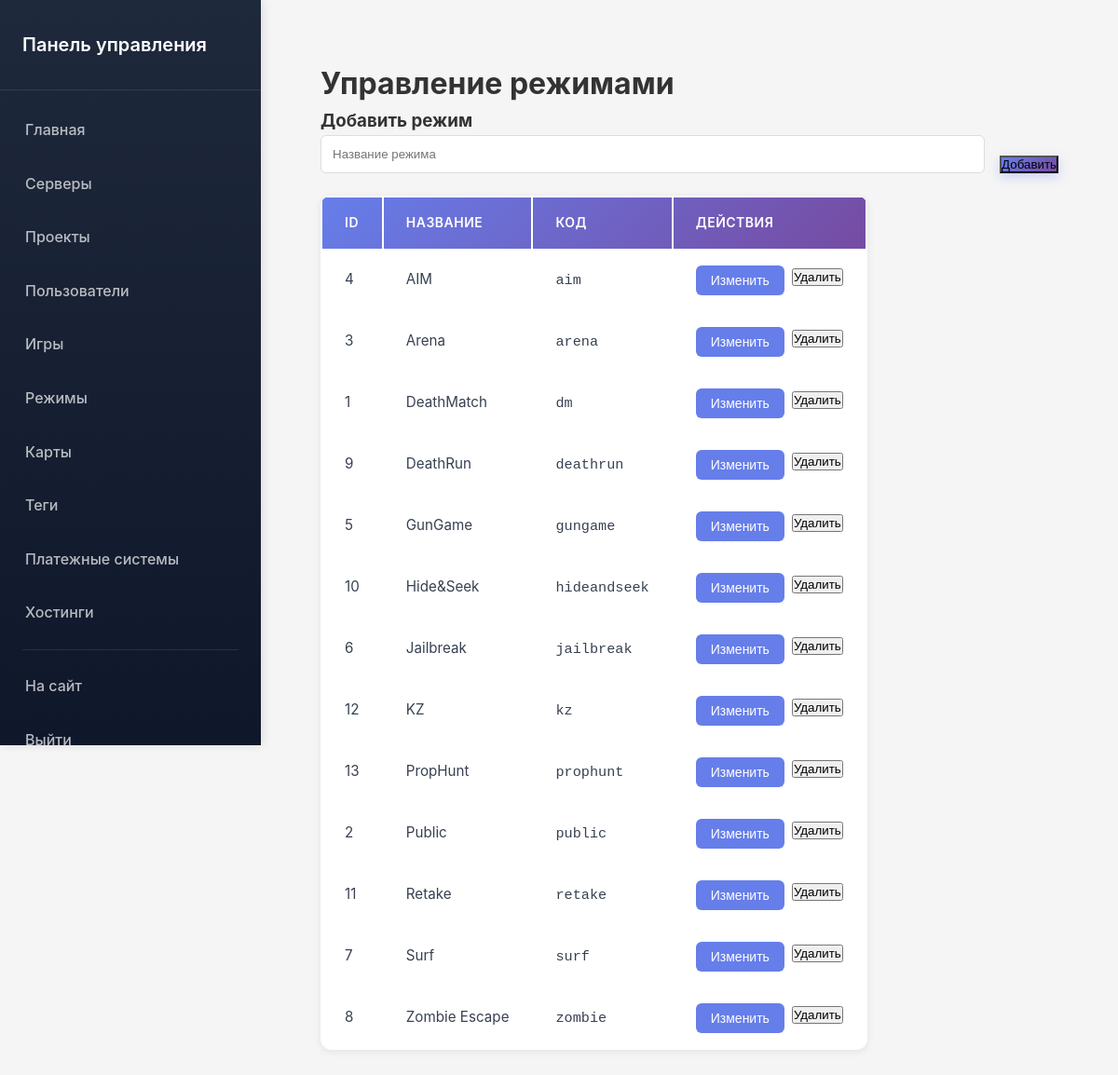
Page /admin/modes.php (signed in) on the committed database.
### tables this page shows
CREATE TABLE IF NOT EXISTS `game_modes` (
  `id` int(11) NOT NULL AUTO_INCREMENT,
  `name` varchar(50) NOT NULL,
  `code` varchar(30) NOT NULL,
  PRIMARY KEY (`id`),
  UNIQUE KEY `code` (`code`)
);

### admin/modes.php (the view, shortened to what this page needs)
<?php
$database = new Database();
$db = $database->getConnection();
$stmt = $db->query("
    SELECT * FROM game_modes
    ORDER BY name
");
$modes = $stmt->fetchAll();
require_once __DIR__ . '/includes/admin_header.php';
?>
<h1>Управление режимами</h1>
<div class="admin-form-card">
    <h3>Добавить режим</h3>
    <form method="POST">
        <div class="form-add-wrapper">
            <div class="form-add-field">
                <input type="text" name="name" placeholder="Название режима" required>
            </div>
            <button type="submit" class="btn-primary">Добавить</button>
        </div>
    </form>
</div>
<table class="admin-table">
    <thead>
        <tr>
            <th>ID</th>
            <th>Название</th>
            <th>Код</th>
            <th>Действия</th>
        </tr>
    </thead>
    <tbody>
        <?php foreach ($modes as $mode): ?>
            <tr>
                <td><?php echo $mode['id']; ?></td>
                <td><?php echo htmlspecialchars($mode['name']); ?></td>
                <td><code><?php echo htmlspecialchars($mode['code'] ?? ''); ?></code></td>
                <td>
                    <div class="action-buttons-wrapper">
                        <button onclick="editMode(<?php echo $mode['id']; ?>, '<?php echo htmlspecialchars(addslashes($mode['name'])); ?>', '<?php echo htmlspecialchars(addslashes($mode['code'] ?? '')); ?>')" class="btn-edit">Изменить</button>
                        <form method="POST" class="inline-form delete-form" data-message="Удалить режим?">
                            <button type="submit" class="btn-danger-sm">Удалить</button>
                        </form>
                    </div>
                </td>
            </tr>
        <?php endforeach; ?>
    </tbody>
</table>
<?php require_once __DIR__ . '/includes/admin_footer.php'; ?>

### assets/css/style.css (style rules this page uses)
:root { --bg-primary: #f5f5f5; --bg-secondary: #ffffff; --bg-tertiary: #f8f9fa; --text-primary: #333; --text-secondary: #374151; --text-tertiary: #6b7280; --border-color: #e0e0e0; --shadow-light: rgba(0,0,0,0.08); --shadow-medium: rgba(0,0,0,0.1); --shadow-heavy: rgba(0,0,0,0.15); }
* { margin: 0; padding: 0; box-sizing: border-box; }
body { font-family: -apple-system, BlinkMacSystemFont, 'Segoe UI', Roboto, Oxygen, Ubuntu, Cantarell, sans-serif; background-color: var(--bg-primary); color: var(--text-primary); line-height: 1.6; display: flex; flex-direction: column; min-height: 100vh; transition: background-color 0.3s ease, color 0.3s ease; }
.btn-primary { background: linear-gradient(135deg, #667eea 0%, #764ba2 100%); box-shadow: 0 4px 12px rgba(102, 126, 234, 0.3); }

### assets/css/admin.css (style rules this page uses)
* { margin: 0; padding: 0; box-sizing: border-box; }
body { font-family: -apple-system, BlinkMacSystemFont, 'Segoe UI', Roboto, Oxygen, Ubuntu, Cantarell, sans-serif; background-color: var(--bg-primary); }
.admin-table { background: var(--bg-secondary); border-radius: 12px; overflow: hidden; box-shadow: 0 2px 8px rgba(0,0,0,0.08); margin-top: 1.5rem; }
.admin-table thead { background: linear-gradient(135deg, #667eea 0%, #764ba2 100%); }
.admin-table th { padding: 1rem 1.5rem; text-align: left; font-weight: 600; color: white; font-size: 0.875rem; text-transform: uppercase; letter-spacing: 0.5px; }
.admin-table tbody tr { border-bottom: 1px solid var(--border-color); transition: background-color 0.2s ease; }
.admin-table tbody tr:last-child { border-bottom: none; }
.admin-table td { padding: 1rem 1.5rem; color: var(--text-secondary); font-size: 0.95rem; }

### assets/css/admin/modes.css (style rules this page uses)
.btn-edit { padding: 0.5rem 1rem; background: #667eea; color: white; border: none; border-radius: 6px; cursor: pointer; font-size: 0.875rem; }
.form-add-wrapper { display: flex; gap: 1rem; align-items: flex-end; }
.form-add-field { flex: 1; }
.form-add-field input { width: 100%; padding: 0.75rem; border: 1px solid #ddd; border-radius: 6px; }
.action-buttons-wrapper { display: flex; gap: 0.5rem; }
.inline-form { display: inline; }

### rows in the picture
game_modes: id "4", name "AIM", code "aim"
game_modes: id "3", name "Arena", code "arena"
game_modes: id "1", name "DeathMatch", code "dm"
game_modes: id "9", name "DeathRun", code "deathrun"
game_modes: id "5", name "GunGame", code "gungame"
game_modes: id "10", name "Hide&Seek", code "hideandseek"
game_modes: id "6", name "Jailbreak", code "jailbreak"
game_modes: id "12", name "KZ", code "kz"
game_modes: id "13", name "PropHunt", code "prophunt"
game_modes: id "2", name "Public", code "public"
game_modes: id "11", name "Retake", code "retake"
game_modes: id "7", name "Surf", code "surf"
game_modes: id "8", name "Zombie Escape", code "zombie"
